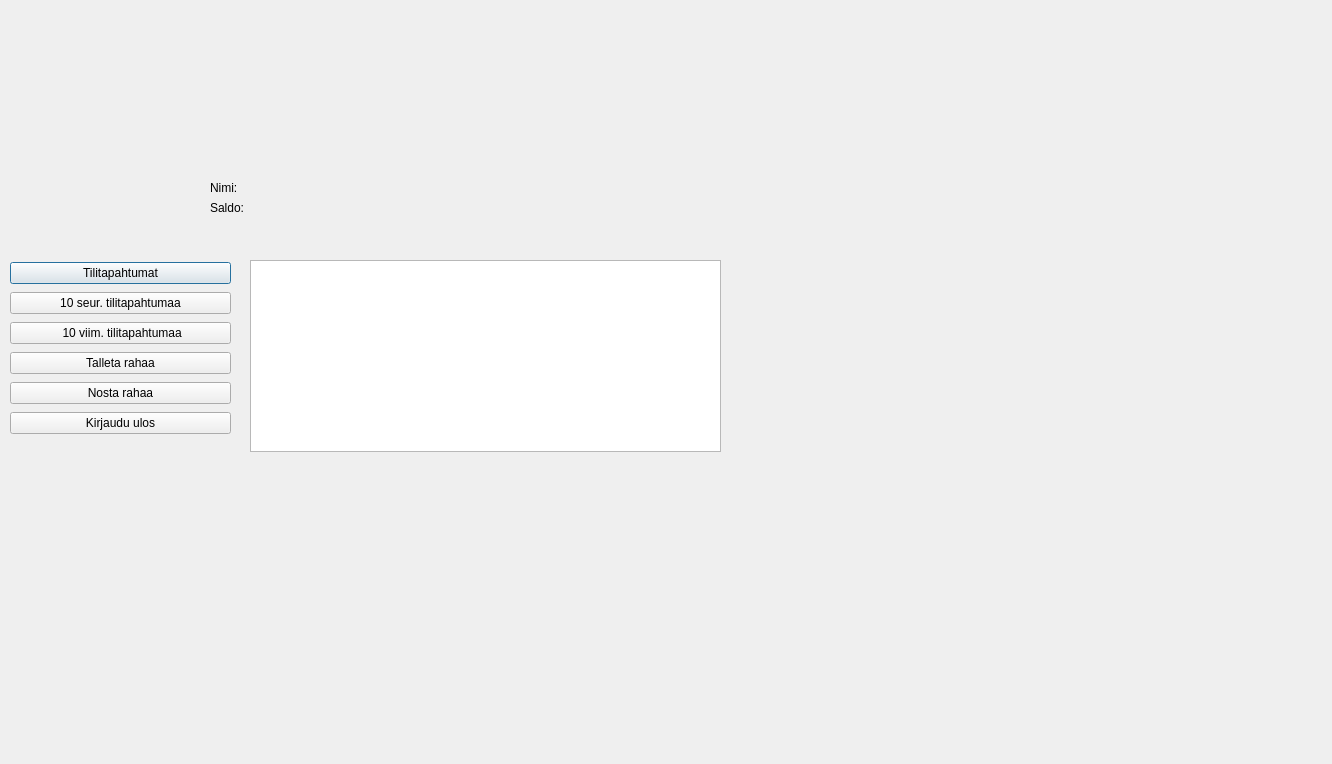
<?xml version="1.0" encoding="UTF-8"?>
<ui version="4.0">
 <class>Paaikkuna</class>
 <widget class="QDialog" name="Paaikkuna">
  <property name="geometry">
   <rect>
    <x>0</x>
    <y>0</y>
    <width>1332</width>
    <height>764</height>
   </rect>
  </property>
  <property name="windowTitle">
   <string>Dialog</string>
  </property>
  <widget class="QWidget" name="verticalLayoutWidget">
   <property name="geometry">
    <rect>
     <x>10</x>
     <y>260</y>
     <width>221</width>
     <height>176</height>
    </rect>
   </property>
   <layout class="QVBoxLayout" name="verticalLayout">
    <item>
     <widget class="QPushButton" name="Tilitapahtumat">
      <property name="text">
       <string>Tilitapahtumat</string>
      </property>
     </widget>
    </item>
    <item>
     <widget class="QPushButton" name="pushButton">
      <property name="text">
       <string>10 seur. tilitapahtumaa</string>
      </property>
     </widget>
    </item>
    <item>
     <widget class="QPushButton" name="pushButton_3">
      <property name="text">
       <string> 10 viim. tilitapahtumaa</string>
      </property>
     </widget>
    </item>
    <item>
     <widget class="QPushButton" name="Talleta_rahaa">
      <property name="text">
       <string>Talleta rahaa</string>
      </property>
     </widget>
    </item>
    <item>
     <widget class="QPushButton" name="Nosta_rahaa">
      <property name="text">
       <string>Nosta rahaa</string>
      </property>
     </widget>
    </item>
    <item>
     <widget class="QPushButton" name="Kirjaudu_ulos">
      <property name="text">
       <string>Kirjaudu ulos</string>
      </property>
     </widget>
    </item>
   </layout>
  </widget>
  <widget class="QListWidget" name="listWidget">
   <property name="geometry">
    <rect>
     <x>250</x>
     <y>260</y>
     <width>471</width>
     <height>192</height>
    </rect>
   </property>
  </widget>
  <widget class="QLabel" name="label">
   <property name="geometry">
    <rect>
     <x>210</x>
     <y>180</y>
     <width>81</width>
     <height>16</height>
    </rect>
   </property>
   <property name="text">
    <string>Nimi:</string>
   </property>
  </widget>
  <widget class="QLabel" name="label_2">
   <property name="geometry">
    <rect>
     <x>210</x>
     <y>200</y>
     <width>71</width>
     <height>16</height>
    </rect>
   </property>
   <property name="text">
    <string>Saldo:</string>
   </property>
  </widget>
  <widget class="QLabel" name="nimiLabel">
   <property name="geometry">
    <rect>
     <x>300</x>
     <y>180</y>
     <width>211</width>
     <height>16</height>
    </rect>
   </property>
   <property name="text">
    <string/>
   </property>
  </widget>
  <widget class="QLabel" name="saldoLabel">
   <property name="geometry">
    <rect>
     <x>300</x>
     <y>220</y>
     <width>181</width>
     <height>16</height>
    </rect>
   </property>
   <property name="text">
    <string/>
   </property>
  </widget>
 </widget>
 <resources/>
 <connections/>
</ui>
